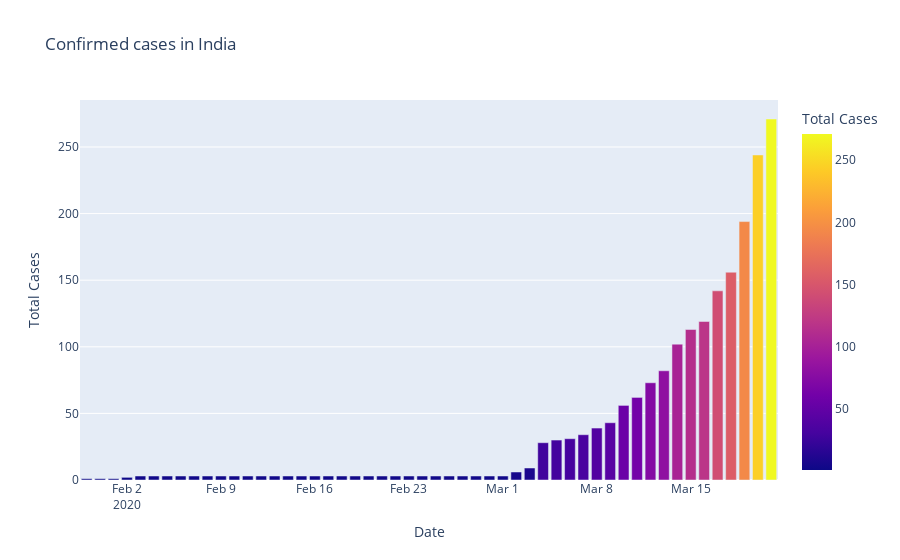

Notebook source saved alongside this figure:
### Code cell
#plotly Express representation of confirmed cases in India

fig=px.bar(pdc_India,x="Date",y="Total Cases",color='Total Cases',title='Confirmed cases in India')
fig.show()

### Figure 1 — Plotly figure (JSON) as saved in the notebook; plotly's stock layout.template omitted (floating-point values rounded to 4 significant figures)
{"data": [{"alignmentgroup": "True", "hovertemplate": "Date=%{x}<br>Total Cases=%{marker.color}<extra></extra>", "legendgroup": "", "marker": {"color": [1, 1, 1, 2, 3, 3, 3, 3, 3, 3, 3, 3, 3, 3, 3, 3, 3, 3, 3, 3, 3, 3, 3, 3, 3, 3, 3, 3, 3, 3, 3, 3, 6, 9, 28, 30, 31, 34, 39, 43, 56, 62, 73, 82, 102, 113, 119, 142, 156, 194, 244, 271], "coloraxis": "coloraxis"}, "name": "", "offsetgroup": "", "orientation": "v", "showlegend": false, "textposition": "auto", "type": "bar", "x": ["2020-01-30T00:00:00", "2020-01-31T00:00:00", "2020-02-01T00:00:00", "2020-02-02T00:00:00", "2020-02-03T00:00:00", "2020-02-04T00:00:00", "2020-02-05T00:00:00", "2020-02-06T00:00:00", "2020-02-07T00:00:00", "2020-02-08T00:00:00", "2020-02-09T00:00:00", "2020-02-10T00:00:00", "2020-02-11T00:00:00", "2020-02-12T00:00:00", "2020-02-13T00:00:00", "2020-02-14T00:00:00", "2020-02-15T00:00:00", "2020-02-16T00:00:00", "2020-02-17T00:00:00", "2020-02-18T00:00:00", "2020-02-19T00:00:00", "2020-02-20T00:00:00", "2020-02-21T00:00:00", "2020-02-22T00:00:00", "2020-02-23T00:00:00", "2020-02-24T00:00:00", "2020-02-25T00:00:00", "2020-02-26T00:00:00", "2020-02-27T00:00:00", "2020-02-28T00:00:00", "2020-02-29T00:00:00", "2020-03-01T00:00:00", "2020-03-02T00:00:00", "2020-03-03T00:00:00", "2020-03-04T00:00:00", "2020-03-05T00:00:00", "2020-03-06T00:00:00", "2020-03-07T00:00:00", "2020-03-08T00:00:00", "2020-03-09T00:00:00", "2020-03-10T00:00:00", "2020-03-11T00:00:00", "2020-03-12T00:00:00", "2020-03-13T00:00:00", "2020-03-14T00:00:00", "2020-03-15T00:00:00", "2020-03-16T00:00:00", "2020-03-17T00:00:00", "2020-03-18T00:00:00", "2020-03-19T00:00:00", "2020-03-20T00:00:00", "2020-03-21T00:00:00"], "xaxis": "x", "y": [1, 1, 1, 2, 3, 3, 3, 3, 3, 3, 3, 3, 3, 3, 3, 3, 3, 3, 3, 3, 3, 3, 3, 3, 3, 3, 3, 3, 3, 3, 3, 3, 6, 9, 28, 30, 31, 34, 39, 43, 56, 62, 73, 82, 102, 113, 119, 142, 156, 194, 244, 271], "yaxis": "y"}], "layout": {"barmode": "relative", "coloraxis": {"colorbar": {"title": {"text": "Total Cases"}}, "colorscale": [[0, "#0d0887"], [0.1111, "#46039f"], [0.2222, "#7201a8"], [0.3333, "#9c179e"], [0.4444, "#bd3786"], [0.5556, "#d8576b"], [0.6667, "#ed7953"], [0.7778, "#fb9f3a"], [0.8889, "#fdca26"], [1, "#f0f921"]]}, "legend": {"tracegroupgap": 0}, "title": {"text": "Confirmed cases in India"}, "xaxis": {"anchor": "y", "domain": [0, 1], "title": {"text": "Date"}}, "yaxis": {"anchor": "x", "domain": [0, 1], "title": {"text": "Total Cases"}}}}
